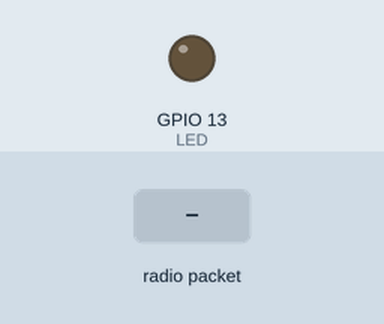
Recording of a sketch running on a simulated ESP8266 (NodeMCU). Parts: output pins drawn as LEDs (lit = HIGH). The test bench sets the inputs (shaded band). WiFi joins after 1.5 s; servers stay silent unless stated; network time is answered at once with the bench clock; uploads are accepted with an empty reply; the local clock reads 2024-03-15 10:24:30 at power-on unless the sketch sets it; no radio packets arrive unless stated; pins used as bus, display or sensor lines are not drawn; what the sketch prints to the serial monitor is not drawn.

Above: at 2.8 s.
2.9 s: radio packet "1" arrives
Timing chart, 0 to 5.9 s (numbered marks = the images above; inputs shaded):
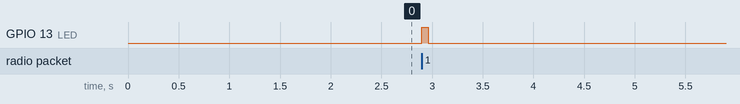

The sketch:

ESP8266_RX.ino
```cpp
// (licence header left out)
#include <SPI.h>
#include <RH_RF95.h>
#include <NTPClient.h>
#include <ESP8266WiFi.h>
#include <ESP8266WiFiMulti.h>
#include <WiFiUdp.h>
#include <ESP8266HTTPClient.h>
#include <ArduinoJson.h>

/* RFM95 LoRa define */
#define RFM95_CS  2    // "E"
#define RFM95_RST 16   // "D"
#define RFM95_INT 15   // "B"
#define RF95_FREQ 915.0
// Change to 434.0 or other frequency, must match RX's freq!
// The frequency range designated to LoRa Technology in the United States, Canada and South America is 902 to 928 MHz.
// This frequency range is known as the 915 MHz frequency band.
/* RFM95 LoRa define end */

// Blinky on receipt
#define LED 13

// Singleton instance of the radio driver
RH_RF95 rf95(RFM95_CS, RFM95_INT);

// // WiFi credentials.
// const char* WIFI_SSID = "Columbia University";
// const char* WIFI_PASS = "";

const long utcOffsetInSeconds = -18000; //For UTC -5.00 : -5 * 60 * 60 : -18000

char daysOfTheWeek[7][12] = {"Sunday", "Monday", "Tuesday", "Wednesday", "Thursday", "Friday", "Saturday"};


// WiFiClientSecure wifiClient;   // Singleton instance of wifi

ESP8266WiFiMulti wifiMulti;      // Create an instance of the ESP8266WiFiMulti class, called 'wifiMulti'

WiFiUDP UDP;                     // Create an instance of the WiFiUDP class to send and receive

// Define NTP Client to get time
NTPClient timeClient(UDP, "pool.ntp.org", utcOffsetInSeconds);


void startWiFi() { // Try to connect to some given access points. Then wait for a connection
  wifiMulti.addAP("Columbia University", "");   // add Wi-Fi networks you want to connect to
  wifiMulti.addAP("Rock_NYC", "Columbia_SEAS_1754");
  // wifiMulti.addAP("ssid_from_AP_3", "your_password_for_AP_3");

  Serial.println("Connecting");
  while (wifiMulti.run() != WL_CONNECTED) {  // Wait for the Wi-Fi to connect
    delay(250);
    Serial.print('.');
  }
  Serial.println("\r\n");
  Serial.print("Connected to ");
  Serial.println(WiFi.SSID());             // Tell us what network we're connected to
  Serial.print("IP address:\t");
  Serial.print(WiFi.localIP());            // Send the IP address of the ESP8266 to the computer
  Serial.println("\r\n");
}


void ReportData(uint32_t currentTime, char* ID, char* humidity, char* temperature, char* soil_moisture)
{
  HTTPClient http;
  http.begin("http://3.87.68.197:8099/sensordata/post");
  http.addHeader("Content-Type", "application/json");
  http.addHeader("Accept", "application/json");

  /* Create JSON payload to sent to MongoDB
    {
      "Datetime": 1000,
      "ID": "01",
      "humidity": "22",
      "soil_moisture": "42",
      "temperature": "-3"
    }
  */

  StaticJsonBuffer<200> jsonBuffer;
  JsonObject& root = jsonBuffer.createObject();

  root["Datetime"] = currentTime;
  root["ID"] = ID;
  root["humidity"] = humidity;
  root["temperature"] = temperature;
  root["soil_moisture"] = soil_moisture;
  String buffer;
  root.printTo(buffer);

  int httpCode = http.POST(buffer);

  if (httpCode > 0) {
    if (httpCode == HTTP_CODE_OK) {
      Serial.println("Data stored in MongoDB");
    } else {
      Serial.println("Failed to store data");
      if (httpCode == 400) {
        Serial.println("Validation error: The device ID, access key, or access secret is not in the proper format.");
      } else if (httpCode == 401) {
        Serial.println("Invalid credentials");
      } else {
        Serial.println("Unknown response from API");
      }
      return;
    }
  } else {
    Serial.println("Failed to connect to MongoDB.");
    return;
  }

  http.end();
}


void setup()
{
  pinMode(LED, OUTPUT);
  pinMode(RFM95_RST, OUTPUT);
  digitalWrite(RFM95_RST, HIGH);

  Serial.begin(115200);

  // initialize RFM95 LoRa wireless communication
  delay(100);
  Serial.println("Feather LoRa RX Test!");
  // manual reset
  digitalWrite(RFM95_RST, LOW);
  delay(10);
  digitalWrite(RFM95_RST, HIGH);
  delay(10);

  while (!rf95.init()) {
    Serial.println("LoRa radio init failed");
    Serial.println("Uncomment '#define SERIAL_DEBUG' in RH_RF95.cpp for detailed debug info");
    while (1);
  }
  Serial.println("LoRa radio init OK!");

  // Defaults after init are 434.0MHz, modulation GFSK_Rb250Fd250, +13dbM
  if (!rf95.setFrequency(RF95_FREQ)) {
    Serial.println("setFrequency failed");
    while (1);
  }
  Serial.print("Set Freq to: "); Serial.println(RF95_FREQ);

  // Defaults after init are 434.0MHz, 13dBm, Bw = 125 kHz, Cr = 4/5, Sf = 128chips/symbol, CRC on

  // The default transmitter power is 13dBm, using PA_BOOST.
  // If you are using RFM95/96/97/98 modules which uses the PA_BOOST transmitter pin, then
  // you can set transmitter powers from 5 to 23 dBm:
  rf95.setTxPower(23, false);
  // RFM95 LoRa initialize end

  startWiFi();                   // Try to connect to some given access points. Then wait for a connection

  timeClient.begin();

  timeClient.update();
}


void loop()
{

  // RFM95 LoRa receive
  if (rf95.available())
  {
    // Should be a message for us now
    uint8_t buf[RH_RF95_MAX_MESSAGE_LEN];
    uint8_t len = sizeof(buf);

    if (rf95.recv(buf, &len))  // lora received a message
    {
      digitalWrite(LED, HIGH);
      RH_RF95::printBuffer("Received: ", buf, len);
      Serial.print("Got: ");
      Serial.println((char*)buf);
       Serial.print("RSSI: ");
      Serial.println(rf95.lastRssi(), DEC);

      // Send a reply
      uint8_t data[] = "RCVD";
      rf95.send(data, sizeof(data));
      rf95.waitPacketSent();
      Serial.println("Sent a reply");
      digitalWrite(LED, LOW);

      // Once recieve a data from sensor node, report the data to MongoDB

      // Update the current time
      timeClient.update();

      // Split the message lora received
      char delim[] = " :?";

      char *s = strdup((char*)buf);
      char *token;
      char *key1;
      char *value1;
      char *key2;
      char *value2;
      char *key3;
      char *value3;
      char *key4;
      char *value4;
      token = strsep(&s, delim);
      key1=token;
      token = strsep(&s, delim);
      value1=token;
      token = strsep(&s, delim);
      key2=token;
      token = strsep(&s, delim);
      value2=token;
      token = strsep(&s, delim);
      key3=token;
      token = strsep(&s, delim);
      value3=token;
      token = strsep(&s, delim);
      key4=token;
      token = strsep(&s, delim);
      value4=token;


      uint32_t currentTime = timeClient.getEpochTime();

      ReportData(currentTime, value1, value2, value3, value4);

      Serial.print("Time: ");
      Serial.print(daysOfTheWeek[timeClient.getDay()]);
      Serial.print(", ");
      Serial.print(timeClient.getHours());
      Serial.print(":");
      Serial.print(timeClient.getMinutes());
      Serial.print(":");
      Serial.println(timeClient.getSeconds());

    }
    else      // some error when receiving the message
    {
      Serial.println("Receive failed");
    }
  }
}
```

Measured:
- after the input at 2.9 s, GPIO 13 (LED): LOW → HIGH at once, → LOW 0.06 s later
